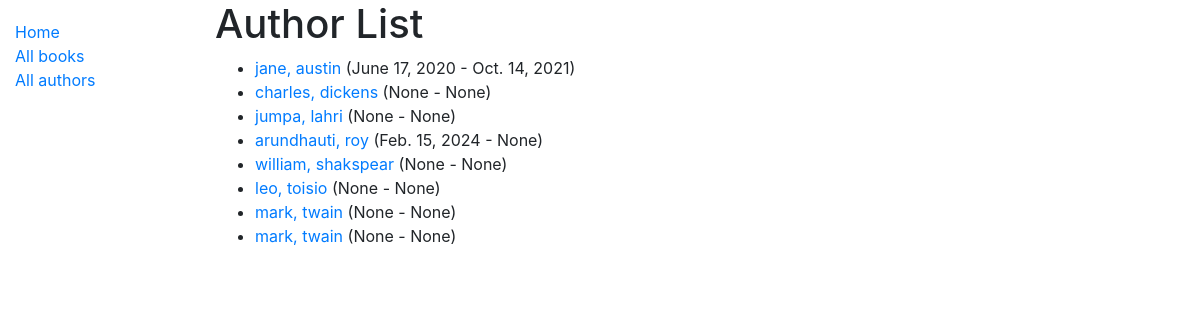
/catalog/author/, run on the app's committed database.
### catalog/models.py (models this page shows, shortened)
class Author(models.Model):
    first_name = models.CharField(max_length=100)
    last_name = models.CharField(max_length=100)
    date_of_birth = models.DateField(null=True, blank=True)
    date_of_death = models.DateField('Died', null=True, blank=True)
    class Meta:
        ordering = ['last_name', 'first_name']
    def get_absolute_url(self):
        return reverse('author-detail', args=[str(self.id)])

### catalog/views.py (the view)
# urls.py: path('author/', views.AuthorListView, name='author'),
def AuthorListView(request):
    author_objects = Author.objects.all()
    context = {
        "Author_list": author_objects,
    }
    return render(request, "Author_list.html", context=context)

### catalog/templates/Author_list.html
{% extends "base_generic.html" %}
{% block content %}
<h1>Author List</h1>
{% if Author_list %}
<ul>
    {% for author in Author_list %}
    <li>
        <a href="{{ author.get_absolute_url }}">{{ author.first_name }}, {{author.last_name}}</a>
        ({{author.date_of_birth}} - {{author.date_of_death}})
    </li>
    {% endfor %}
</ul>
{% else %}
<p>there is no author in record.</p>
{% endif %}
{% endblock %}

### data on the page
Author: first_name "jane", last_name "austin", date_of_birth "June 17, 2020", date_of_death "Oct. 14, 2021"
Author: first_name "charles", last_name "dickens", date_of_birth "None", date_of_death "None"
Author: first_name "jumpa", last_name "lahri", date_of_birth "None", date_of_death "None"
Author: first_name "arundhauti", last_name "roy", date_of_birth "Feb. 15, 2024", date_of_death "None"
Author: first_name "william", last_name "shakspear", date_of_birth "None", date_of_death "None"
Author: first_name "leo", last_name "toisio", date_of_birth "None", date_of_death "None"
Author: first_name "mark", last_name "twain", date_of_birth "None", date_of_death "None"
Author: first_name "mark", last_name "twain", date_of_birth "None", date_of_death "None"
